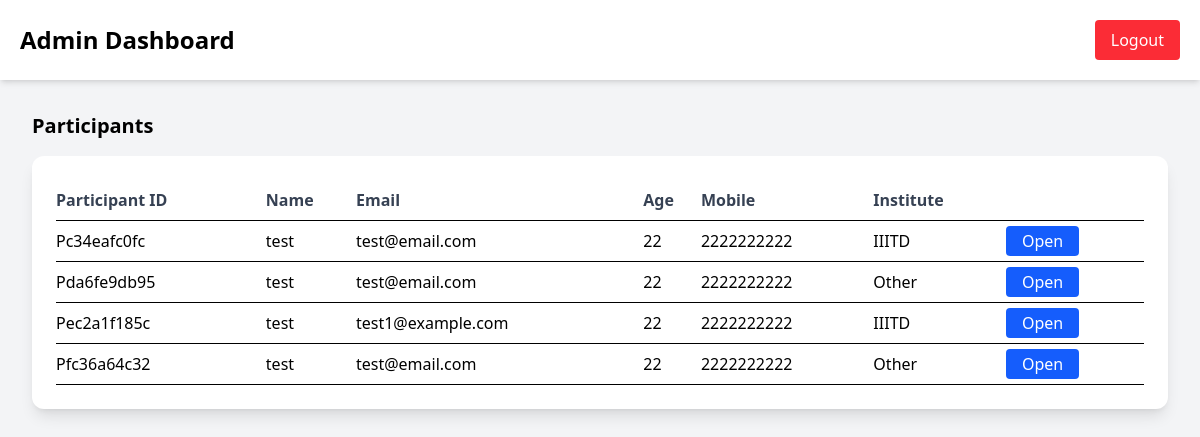
Page /admin/dashboard (signed in) on the earlier database version.
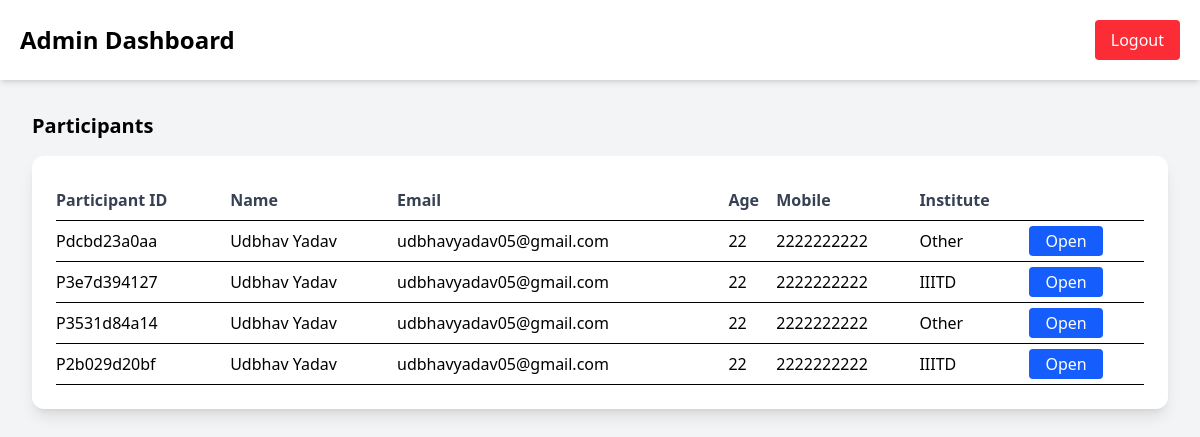
Same page on the later database version.
### tables this page shows
CREATE TABLE participants (
        id INTEGER PRIMARY KEY AUTOINCREMENT,
        participant_id TEXT UNIQUE NOT NULL,
        name TEXT,
        email TEXT,
        age INTEGER,
        mobile TEXT,
        institution TEXT,        -- IIITD / Other
        batch TEXT,
        branch TEXT,
        roll_number TEXT,
        other_institution TEXT   -- when institution = Other
        );

### admin_routes.py (the view)
@admin_bp.route("/admin/dashboard")
@admin_required
def admin_dashboard():
    conn = get_db_connection()
    cur = conn.cursor()
    cur.execute("SELECT participant_id, name, email, age, mobile, institution FROM participants")
    participants = cur.fetchall()
    conn.close()
    return render_template("admin_dashboard.html", participants=participants)

### admin_routes.py (called while the page is built)
def admin_required(f):
    from functools import wraps
    @wraps(f)
    def secured(*args, **kwargs):
        if "admin_logged_in" not in session:
            return redirect(url_for("admin.admin_login"))
        return f(*args, **kwargs)
    return secured

### database.py (called while the page is built)
def get_db_connection():
    return sqlite3.connect(DB_PATH)

### templates/admin_dashboard.html (shortened to what this page needs)
<!DOCTYPE html>
<html lang="en">
<head>
    <link rel="stylesheet" href="{{ url_for('static', filename='css/output.css') }}">
</head>
<body class="bg-gray-100 min-h-screen">
    <header class="bg-white shadow-md p-5 flex justify-between items-center">
        <h1 class="text-2xl font-bold">Admin Dashboard</h1>
        <a href="/admin/logout"
           class="bg-red-500 text-white px-4 py-2 rounded hover:bg-red-600">
           Logout
        </a>
    </header>
    <main class="p-8">
        <h2 class="text-xl font-semibold mb-4">Participants</h2>
        <div class="overflow-x-auto bg-white p-6 rounded-xl shadow-lg">
            <table class="w-full text-left">
                <thead class="border-b">
                <tr class="font-semibold text-gray-700">
                    <th class="py-2">Participant ID</th>
                    <th class="py-2">Name</th>
                    <th class="py-2">Email</th>
                    <th class="py-2">Age</th>
                    <th class="py-2">Mobile</th>
                    <th class="py-2">Institute</th>
                </tr>
                </thead>
                <tbody>
                {% for pid, name, email, age, mobile, institution in participants %}
                    <tr class="border-b hover:bg-gray-50">
                        <td class="py-2">{{ pid }}</td>
                        <td class="py-2">{{ name }}</td>
                        <td class="py-2">{{ email }}</td>
                        <td class="py-2">{{ age }}</td>
                        <td class="py-2">{{ mobile }}</td>
                        <td class="py-2">{{ institution }}</td>
                        <td class="py-2">
                            <a href="/admin/participant/{{ pid }}"
                               class="bg-blue-600 text-white px-4 py-1 rounded hover:bg-blue-700">
                               Open
                            </a>
                        </td>
                    </tr>
                {% endfor %}
                </tbody>
            </table>
        </div>
    </main>
</body>
</html>

Differences in the rows shown:
changed participants: participant "Pc34eafc0fc" → "Pdcbd23a0aa"; name "test" → "Udbhav Yadav"; email "test@email.com" → "udbhavyadav05@gmail.com"; institution "IIITD" → "Other"
changed participants (number 2 of 4 on the later page): participant "Pda6fe9db95" → "P3e7d394127"; name "test" → "Udbhav Yadav"; email "test@email.com" → "udbhavyadav05@gmail.com"; institution "Other" → "IIITD"
changed participants (number 3 of 4 on the later page): participant "Pec2a1f185c" → "P3531d84a14"; name "test" → "Udbhav Yadav"; email "test1@example.com" → "udbhavyadav05@gmail.com"; institution "IIITD" → "Other"
changed participants (number 4 of 4 on the later page): participant "Pfc36a64c32" → "P2b029d20bf"; name "test" → "Udbhav Yadav"; email "test@email.com" → "udbhavyadav05@gmail.com"; institution "Other" → "IIITD"
